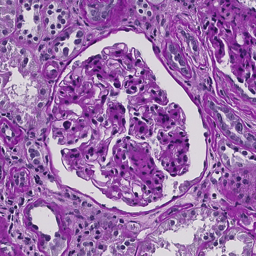
#> input picture renal/demo/normal.png, 256 x 256 px
$ python compare_mix.py   (older library calls are emulated)
#> lines starting #> are read from the running program, lines starting #| are printed output that depends on the picture; after the words box and inside, x2 and y2 are one past the last pixel; in counts of white or black regions, pixels touching at a corner belong together
import cv2
import numpy as np

image1 = 'normal.png'
image2 = 'disappearing.png'

img1 = cv2.imread(image1)
#> img1 is the input picture: shape (256, 256, 3); mean B, G, R 169.6, 109.1, 155.5
img2 = cv2.imread(image2)
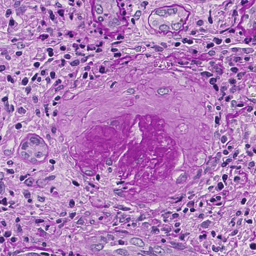
#> input picture renal/demo/disappearing.png, 256 x 256 px
#> img2 is the input picture: shape (256, 256, 3); mean B, G, R 186.4, 124.3, 177.5


def cutmix(img1, img2):
    lam = 0.5
    bbx1, bby1, bbx2, bby2 = rand_bbox(img1.shape, lam)
    img1[bbx1:bbx2, bby1:bby2, :] = img2[bbx1:bbx2, bby1:bby2, :]
    cv2.imshow('img1', img1)
    cv2.waitKey(0)


def rand_bbox(size, lam):
    W = size[0]
    H = size[1]
    cut_rat = np.sqrt(1. - lam)
    cut_w = np.int(W * cut_rat)
    cut_h = np.int(H * cut_rat)

    # uniform
    cx = np.random.randint(W)
    cy = np.random.randint(H)

    bbx1 = np.clip(cx - cut_w // 2, 0, W)
    bby1 = np.clip(cy - cut_h // 2, 0, H)
    bbx2 = np.clip(cx + cut_w // 2, 0, W)
    bby2 = np.clip(cy + cut_h // 2, 0, H)

    return bbx1, bby1, bbx2, bby2


def circlemix(img1, img2):
    start = 50
    end = 122

    vertices = polygon_vertices(256, start, end)

    mask = np.zeros((256, 256), np.uint8)

    roi = cv2.fillPoly(mask, np.array([vertices]), 255)
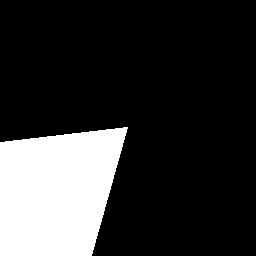
#> mask: shape (256, 256); 20.2% white; 1 white region, box (x1, y1, x2, y2) and area: (0, 127, 128, 256) 13228

    roi_ch3 = np.repeat(roi[:, :, np.newaxis], 3, axis=2)

    img1[roi_ch3 > 0] = img2[roi_ch3 > 0]
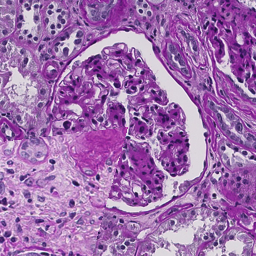
#> img1: shape (256, 256, 3); mean B, G, R 173, 111.8, 160
    cv2.imshow('img1', img1)
    cv2.waitKey(0)


def polygon_vertices(size, start, end):
    side = size-1
    center = (int(side/2), int(side/2))
    bound1 = coordinate(start, side)
    bound2 = coordinate(end, side)

    square_vertices = {90: (0, side), 180: (side, side), 270: (side, 0)}
    inner_vertices = []
    if start < 90 < end:
        inner_vertices.append(square_vertices[90])
    if start < 180 < end:
        inner_vertices.append(square_vertices[180])
    if start < 270 < end:
        inner_vertices.append(square_vertices[270])

    all_vertices = [center] + [bound1] + inner_vertices + [bound2]
    return all_vertices


def coordinate(num, side):
    length = side + 1
    if 0 <= num < 90:
        return 0, int(num/90*length)
    elif 90 <= num < 180:
        return int((num-90)/90*length), side
    elif 180 <= num < 270:
        return side, side - int((num-180)/90*length)
    elif 270 <= num <= 360:
        return side - int((num - 270)/90*length), 0


# cutmix(img1, img2)
circlemix(img1, img2)

cv2.imshow('img2', img2)
cv2.waitKey(0)
cv2.destroyAllWindows()
print()
